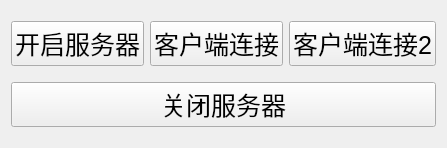
<?xml version="1.0" encoding="UTF-8"?>
<ui version="4.0">
 <class>Widget</class>
 <widget class="QWidget" name="Widget">
  <property name="geometry">
   <rect>
    <x>0</x>
    <y>0</y>
    <width>438</width>
    <height>148</height>
   </rect>
  </property>
  <property name="windowTitle">
   <string>Widget</string>
  </property>
  <property name="styleSheet">
   <string notr="true">font-size: 25px</string>
  </property>
  <layout class="QGridLayout" name="gridLayout">
   <item row="0" column="0">
    <widget class="QPushButton" name="openServer">
     <property name="text">
      <string>开启服务器</string>
     </property>
    </widget>
   </item>
   <item row="0" column="1">
    <widget class="QPushButton" name="connect">
     <property name="text">
      <string>客户端连接</string>
     </property>
    </widget>
   </item>
   <item row="0" column="2">
    <widget class="QPushButton" name="connect_2">
     <property name="text">
      <string>客户端连接2</string>
     </property>
    </widget>
   </item>
   <item row="1" column="0" colspan="3">
    <widget class="QPushButton" name="closeServer">
     <property name="text">
      <string>关闭服务器</string>
     </property>
    </widget>
   </item>
  </layout>
 </widget>
 <resources/>
 <connections/>
</ui>
